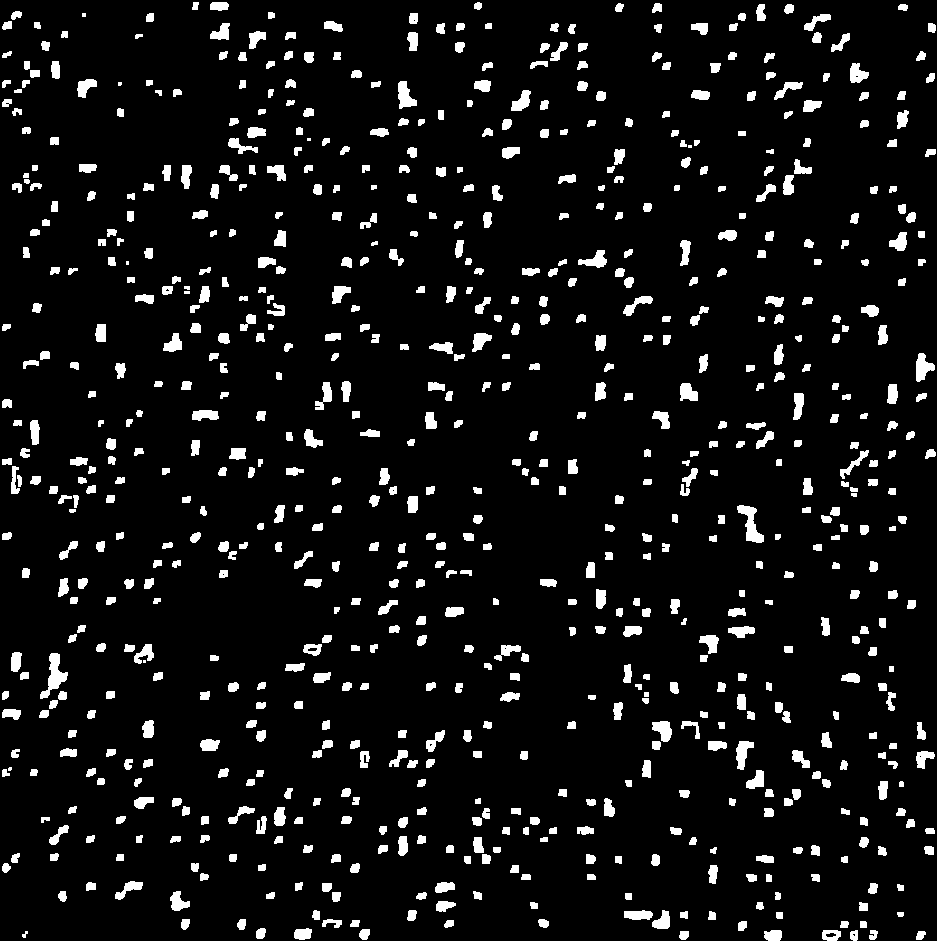
#> input picture src/k-means-extraction/channel_color_1.png, 937 x 941 px, given in place of created.jpg, which was not available
$ python align.py
#> lines starting #> are read from the running program, lines starting #| are printed output that depends on the picture; after the words box and inside, x2 and y2 are one past the last pixel; in counts of white or black regions, pixels touching at a corner belong together; pictures that were not available may be replaced by others from this repository, and a replacement may not be noted
import cv2
import numpy as np

# 1. Load images with verification
img_to_align = cv2.imread("created.jpg")
#> img_to_align is the input picture: shape (941, 937, 3); 7.3% white; 770 white regions (8 under 20 px), largest, box (x1, y1, x2, y2) and area: (40, 653, 68, 699) 507, (737, 505, 764, 543) 460, (398, 81, 417, 109) 326
reference_img = cv2.imread("source.jpg")
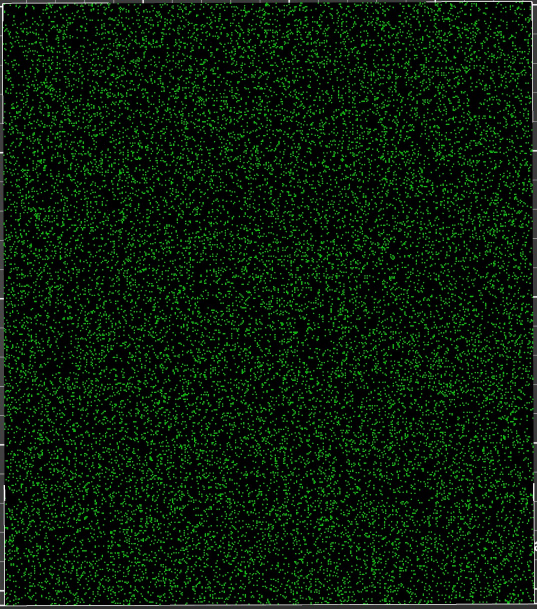
#> input picture src/preserve-1/source.jpg, 1074 x 1218 px, found by its file name (shown at 1/2 size)
#> reference_img is the input picture: shape (1218, 1074, 3); mean B, G, R 8.6, 25.7, 8.3

if img_to_align is None or reference_img is None:
    raise FileNotFoundError("Could not load one or both input images.")

gray_align = cv2.cvtColor(img_to_align, cv2.COLOR_BGR2GRAY)
gray_ref = cv2.cvtColor(reference_img, cv2.COLOR_BGR2GRAY)
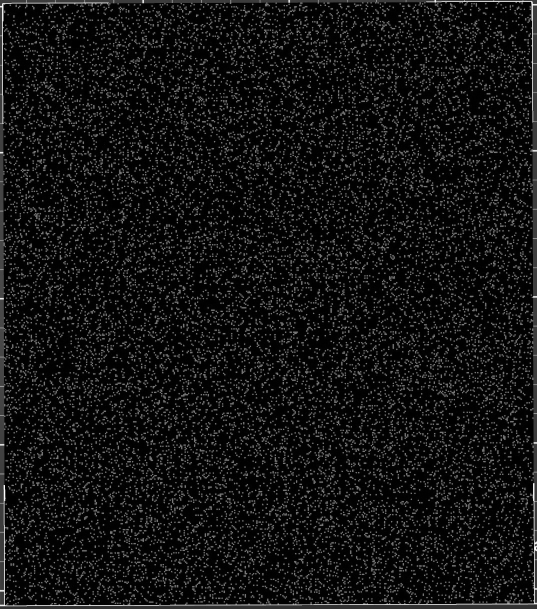
#> gray_ref: shape (1218, 1074) (shown at 1/2 size); min 0, max 255, mean 18.6

# 2. Detect ORB keypoints and descriptors
orb = cv2.ORB_create(nfeatures=2000)
kp1, des1 = orb.detectAndCompute(gray_align, None)
#> kp1 = 1882 keypoints; strongest (x, y, size): (687, 484, 31), (324, 399, 31), (320, 400, 31), (685, 143, 31)
kp2, des2 = orb.detectAndCompute(gray_ref, None)
#> kp2 = 2000 keypoints; strongest (x, y, size): (540, 737, 31), (262, 960, 31), (753, 657, 31), (993, 964, 31)

if des1 is None or des2 is None:
    raise ValueError("Could not extract descriptors from one or both images.")

# 3. Match descriptors using KNN (K=2) and Lowe's Ratio Test
matcher = cv2.BFMatcher(cv2.NORM_HAMMING, crossCheck=False)
raw_matches = matcher.knnMatch(des1, des2, k=2)
#> raw_matches = 1882 matches

# Filter good matches (ratio threshold typically between 0.7 and 0.8)
good_matches = []
for m_n in raw_matches:
    if len(m_n) == 2:
        m, n = m_n
        if m.distance < 0.85 * n.distance:
            good_matches.append(m)
#> after the loop, good_matches = 129 matches

# 4. Ensure minimum required matches for Homography
if len(good_matches) < 4:
    raise ValueError(f"Not enough valid matches found ({len(good_matches)}/4 required).")

# Extract locations of good matches
pts_align = np.float32([kp1[m.queryIdx].pt for m in good_matches]).reshape(-1, 1, 2)
#> pts_align = 129 rows, first 8: [253, 32], [139, 37], [898, 210], [148, 303], [191, 326], [887, 340], [802, 407], [794, 409]
pts_ref = np.float32([kp2[m.trainIdx].pt for m in good_matches]).reshape(-1, 1, 2)
#> pts_ref = 129 rows, first 8: [940, 31], [940, 31], [437, 798], [857, 206], [857, 206], [437, 798], [956.4, 550.8], [727, 621]

# 5. Find Homography with RANSAC
H, mask = cv2.findHomography(pts_align, pts_ref, cv2.RANSAC, 5.0)
#> H = [[3.74, -10.59, 940.8], [0.121, -0.353, 28.64], [0.00398, -0.0113, 1]]; mask = 129 values, max 1 at index 0, min 0 at index 2, mean 0.248

if H is None:
    raise RuntimeError("Homography computation failed.")

# 6. Warp image to reference dimensions
height, width = reference_img.shape[:2]
#> height = 1218; width = 1074
aligned_img = cv2.warpPerspective(img_to_align, H, (width, height))
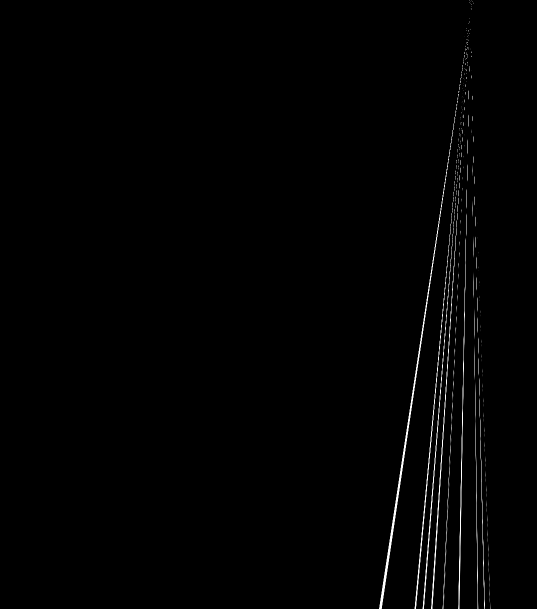
#> aligned_img: shape (1218, 1074, 3) (shown at 1/2 size); min 0, max 255, mean 2.3

cv2.imwrite("aligned.jpg", aligned_img)
print("Alignment completed successfully.")
